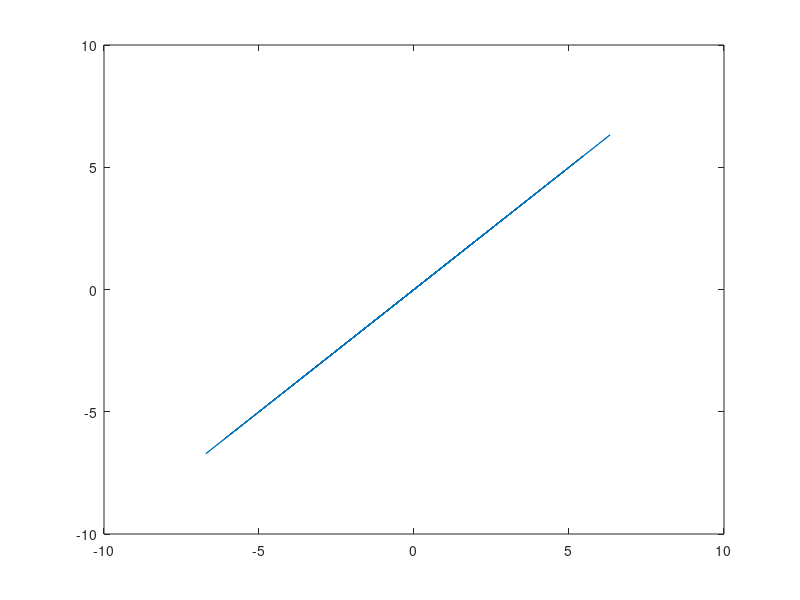

Recreate this plot in MATLAB.
    r=0.25;
    c=0.5;
    Lamda_L=20;
    Lamda_R=20;
    w_L=0.1; 
    w_R=4*w_L;
    t=0:0.1:6.28;
    eita=(r/2)*[1-Lamda_L,1-Lamda_R ;(Lamda_L-1)/c,(1-Lamda_R)/c]*[w_L ; w_R];
    Vm_x = eita(1,:)
    wz=eita(2,:);
    for i=1:63%%calculation of theta
      theta(i)=i*wz;
    end
    Vox=Vm_x*cos(theta);
    Voy=Vm_x*sin(theta);
    y=zeros(1,63);
    x=zeros(1,63);
    x=Vox.*t;
    y=Vox.*t;
    plot(x,y)